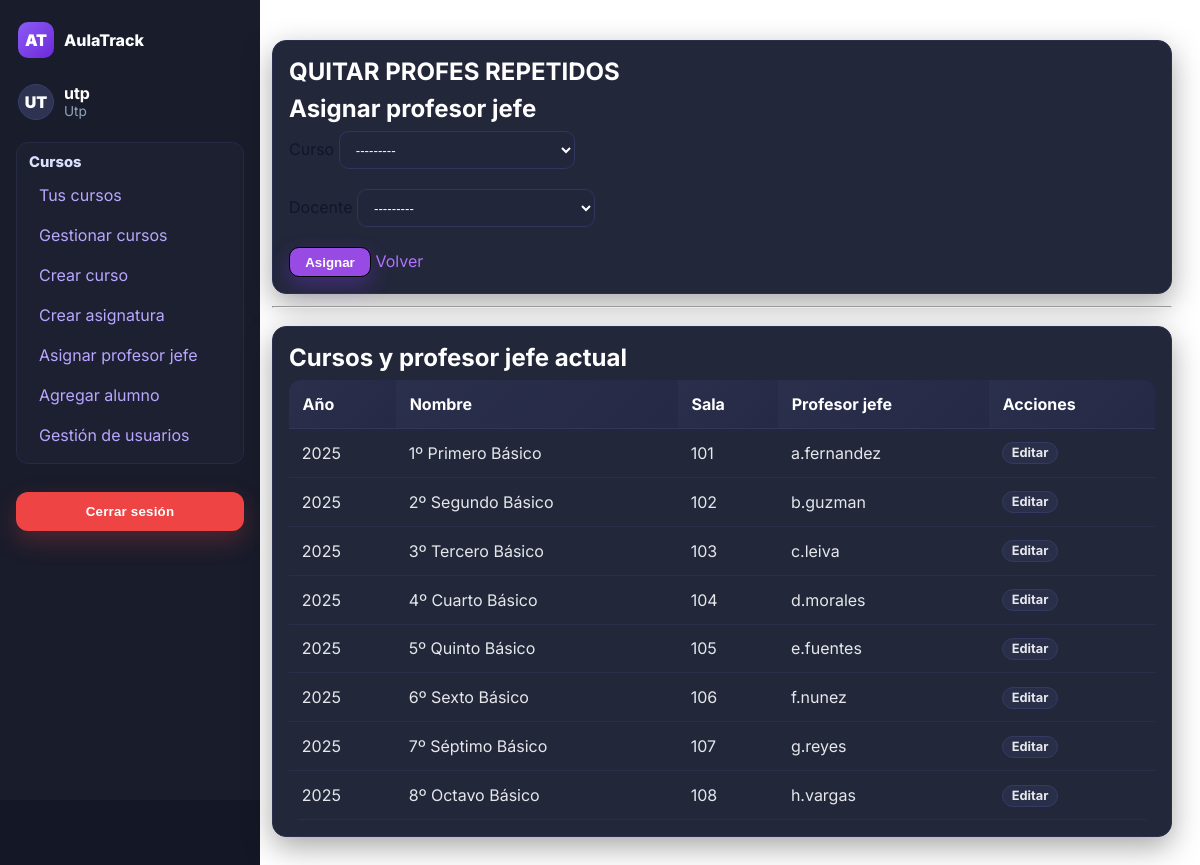
Page /asignar-profesor-jefe/ (signed in) on the committed database.
### usuarios/models.py (models this page shows)
class Usuario(AbstractUser):
    nombres = models.CharField(max_length=100)
    apellidos = models.CharField(max_length=100)
    rut = models.CharField(max_length=12, unique=True, validators=[rut_validator])
    ROLE_DOCENTE = 'docente'
    ROLE_UTP = 'utp'
    ROLE_INSPECTOR = 'inspector'
    ROLE_CHOICES = [
        (ROLE_DOCENTE, 'Docente'),
        (ROLE_UTP, 'UTP'),
        (ROLE_INSPECTOR, 'Inspector'),
    ]
    role = models.CharField(max_length=20, choices=ROLE_CHOICES)
    def __str__(self):
        return f"{self.username} - {self.nombres} {self.apellidos}"

class Curso(models.Model):
    año = models.CharField(max_length=15)
    nombre = models.CharField(max_length=30)
    sala = models.CharField(max_length=10)
    asignaturas = models.ManyToManyField('Asignatura', blank=True)
    profesor_jefe = models.ForeignKey(
        Usuario,
        on_delete=models.CASCADE,
        null=True,
        blank=True,
        limit_choices_to={'role': 'docente'},
        related_name='cursos_como_profesor_jefe'
    )
    def __str__(self):
        return f"{self.año} {self.nombre} - ({self.sala})"
    class Meta:
        constraints = [
            models.UniqueConstraint(
                Lower('año'), Lower('nombre'), Lower('sala'),
                name='uniq_curso_anio_nombre_sala_ci'
            )
        ]

### usuarios/views.py (the view)
# urls.py: path('asignar-profesor-jefe/', asignar_profesor_jefe, name='asignar_profesor_jefe'),
@user_passes_test(es_utp)
def asignar_profesor_jefe(request):
    initial_curso = None
    curso_id = request.GET.get("curso")
    if curso_id:
        initial_curso = get_object_or_404(Curso, id=curso_id)
    if request.method == "POST":
        form = AsignarProfesorJefeForm(request.POST)
        if form.is_valid():
            curso = form.cleaned_data["curso"]
            docente = form.cleaned_data["docente"]
            curso.profesor_jefe = docente
            curso.save(update_fields=["profesor_jefe"])
            messages.success(request, f"Se asignó a «{docente.username}» como profesor jefe de «{curso}».")
            return redirect("cursos_lista")
        messages.error(request, "Revisa los errores del formulario.")
    else:
        form = AsignarProfesorJefeForm(initial_curso=initial_curso)
    cursos = Curso.objects.select_related("profesor_jefe").order_by("año", "nombre")
    return render(request, "asignar_profesor_jefe.html", {"form": form, "cursos": cursos})

### usuarios/forms.py
class AsignarProfesorJefeForm(forms.Form):
    curso = forms.ModelChoiceField(
        queryset=Curso.objects.all().order_by('año', 'nombre'),
        label="Curso",
        widget=forms.Select(attrs={"class": "form-select"})
    )
    docente = forms.ModelChoiceField(
        queryset=Usuario.objects.filter(role='docente').order_by('username'),
        label="Docente (profesor jefe)",
        widget=forms.Select(attrs={"class": "form-select"})
    )
    def __init__(self, *args, **kwargs):
        initial_curso = kwargs.pop("initial_curso", None)
        super().__init__(*args, **kwargs)
        if initial_curso:
            self.fields["curso"].initial = initial_curso

### usuarios/views.py (called while the page is built)
def es_utp(user):
    return hasattr(user, 'role') and user.role == 'utp'

### usuarios/templates/asignar_profesor_jefe.html (shortened to what this page needs)
{% extends "base.html" %}
{% load static %}
{% block extra_css %}
<link rel="stylesheet" href="{% static 'css/asignar_profesor_jefe.css' %}">
{% endblock %}
{% block content %}
<div class="card">
  <h1>QUITAR PROFES REPETIDOS</h1>
  <h1>Asignar profesor jefe</h1>
  <form method="post" class="form">
    <div class="form-row">
      <label for="{{ form.curso.id_for_label }}">Curso</label>
      {{ form.curso }}
    </div>
    <br>
    <div class="form-row">
      <label for="{{ form.docente.id_for_label }}">Docente</label>
      {{ form.docente }}
    </div>
    <br>
    <div class="actions">
      <button type="submit" class="btn-primary">Asignar</button>
      <a href="{% url 'usuarios:cursos_lista' %}" class="btn-secondary">Volver</a>
    </div>
  </form>
</div>
<hr class="divider">
<div class="card large">
  <h2>Cursos y profesor jefe actual</h2>
  <div class="table-container">
    <table>
      <thead>
        <tr>
          <th>Año</th>
          <th>Nombre</th>
          <th>Sala</th>
          <th>Profesor jefe</th>
          <th>Acciones</th>
        </tr>
      </thead>
      <tbody>
        {% for c in cursos %}
          <tr>
            <td>{{ c.año }}</td>
            <td>{{ c.nombre }}</td>
            <td>{{ c.sala }}</td>
            <td>{{ c.profesor_jefe.username|default:"—" }}</td>
            <td><a href="{% url 'usuarios:asignar_profesor_jefe' %}?curso={{ c.id }}" class="chip">Editar</a></td>
          </tr>
        {% empty %}
          <tr>
            <td colspan="5">No hay cursos registrados.</td>
          </tr>
        {% endfor %}
      </tbody>
    </table>
  </div>
</div>
{% endblock %}

### usuarios/templates/base.html (shortened to what this page needs)
{% load static %}
<!DOCTYPE html>
<html lang="es">
<head>
    <link rel="stylesheet" href="{% static 'css/base.css' %}">
    {% block extra_css %}{% endblock %}
</head>
<body>
<main class="app">
    <aside class="sidebar" aria-label="Barra lateral">
        <div class="sidebar-top">
            <div class="brand">
                <div class="logo" aria-hidden="true">AT</div>
                <div class="name">AulaTrack</div>
            </div>
            {% if user.is_authenticated %}
            <div class="profile" aria-label="Perfil usuario">
                <div class="avatar" aria-hidden="true">
                    {{ user.username|slice:":2"|upper }}
                </div>
                <div>
                    <div class="docente">{{ user.username }}</div>
                    <div class="rol">{{ user.role|title|default:"Sin rol" }}</div>
                </div>
            </div>
            <nav aria-label="Menú principal" class="menu">
                <div class="nav-section">
                    <h4>Cursos</h4>
                    <ul>
                        <li><a href="{% url 'usuarios:home_page' %}">Tus cursos</a></li>
                        {% if user.role == "utp" %}
                            <li><a href="{% url 'usuarios:cursos_lista' %}">Gestionar cursos</a></li>
                            <li><a href="{% url 'usuarios:crear_curso' %}">Crear curso</a></li>
                            <li><a href="{% url 'usuarios:crear_asignatura' %}">Crear asignatura</a></li>
                            <li><a href="{% url 'usuarios:asignar_profesor_jefe' %}">Asignar profesor jefe</a></li>
                            <li><a href="{% url 'usuarios:agregar_alumno' %}">Agregar alumno</a></li>
                            <li><a href="{% url 'usuarios:gestion_usuario' %}">Gestión de usuarios</a></li>
                        {% elif user.role == "docente" %}
                            <li><a href="{% url 'usuarios:home_page' %}">Mis cursos</a></li>
                        {% elif user.role == "alumno" %}
                            <li><a href="{% url 'usuarios:home_page' %}">Mi inicio</a></li>
                        {% endif %}
                    </ul>
                </div>
            </nav>
            <div class="logout">
                <form method="post" action="{% url 'usuarios:logout' %}">
                    <button type="submit" class="logout-btn">Cerrar sesión</button>
                </form>
            </div>
            {% endif %}
        </div>
    </aside>
    <section class="main">
        <div class="content">
            {% block content %}{% endblock %}
        </div>
    </section>
</main>
</body>
</html>

### usuarios/static/css/base.css (style rules this page uses)
:root { --brand-300:#c084fc; --brand-400:#b072ff; --brand-500:#a855f7; --brand-600:#8b5cf6; --brand-700:#7c3aed; --brand-800:#6d28d9; --bg-900:#141725; --bg-800:#191c2b; --bg-700:#1f2333; --panel:#23273a; --panel-2:#2b3050; --txt-100:#f3f4f6; --txt-200:#e5e7eb; --txt-400:#cbd5e1; --txt-600:#94a3b8; --success:#22c55e; --warning:#f59e0b; --danger:#ef4444; --ring: rgba(168,85,247,.45); --shadow: 0 10px 30px rgba(0,0,0,.35); --radius: 14px; }
* { box-sizing:border-box }
html,body { height:100% }
body { margin:0; font-family: Inter, system-ui, -apple-system, Segoe UI, Roboto, Helvetica, Arial, sans-serif; color:var(--txt-200); background: var(--bg-900); }
a { color:var(--brand-400);text-decoration:none }
h1,h2,h3 { margin:0 0 .5rem;color:#fff }
.divider { height:1px;background:#2a2d45;margin:12px 0 18px }
.app { display:grid; grid-template-columns:260px 1fr; min-height:100vh; }
.main { background:var(--bg-700); padding:24px 28px 28px 12px; }
.content { max-width:none;width:100%;margin:0 }
.sidebar { background:var(--bg-800); color:var(--txt-200); width:260px; height:100vh; display:flex; flex-direction:column; padding:18px 16px; }
.sidebar-top { display:flex; flex-direction:column; gap:16px; flex:1; }
.brand { display:flex;align-items:center;gap:10px; font-weight:800;color:#fff;margin:4px 2px 4px; }
.brand .logo { width:36px;height:36px;display:grid;place-items:center;border-radius:10px; background:linear-gradient(135deg,var(--brand-600),var(--brand-800)); color:#fff;font-weight:900; }
.profile { display:flex;gap:10px;align-items:center; margin:6px 2px 2px; }
.profile .avatar { width:36px;height:36px;border-radius:999px;display:grid;place-items:center; background:#2f3352;color:#fff;font-weight:900;border:1px solid #3a3f6b; }
.profile .docente { color:#fff;font-weight:700;line-height:1.1 }
.profile .rol { color:var(--txt-600);font-size:.85rem }
.menu { margin-top:4px }
.nav-section { background:#1c2031; border:1px solid #262b45; border-radius:12px; padding:10px 12px; }
.nav-section h4 { margin:0 0 6px; color:#dbe2ff; font-weight:800; font-size:.92rem; }
.nav-section ul { list-style:none; margin:0; padding:0; display:grid; gap:4px; }
.nav-section a { display:block; padding:8px 10px; border-radius:10px; color:#b9a7ff; }
.logout { margin-top:12px; }
.sidebar .logout-btn { width:100%; padding:.75rem 1rem; border:0; border-radius:12px; background: var(--danger); color:#fff; font-weight:800; letter-spacing:.2px; cursor:pointer; transition: background .2s ease, transform .05s ease, box-shadow .2s ease; box-shadow:0 10px 24px rgba(239,68,68,.25); }
.card { background:var(--panel); border-radius:var(--radius); box-shadow:var(--shadow); border:1px solid #2b3050; padding:16px; }
.input, select { background:#22263b;border:1px solid #30365e;color:#fff; padding:.6rem .75rem;border-radius:10px;outline:0;transition:border .2s, box-shadow .2s; }
.topCta,.btn-primary { color:#fff;background:linear-gradient(135deg,var(--brand-600),var(--brand-700)); box-shadow:0 8px 20px rgba(124,58,237,.35); }
table { width:100%;border-collapse:collapse;border-radius:12px;overflow:hidden;background:transparent }
thead th { background:linear-gradient(135deg, #2a2f4b, #252946); color:#fff;text-align:left;padding:.85rem;border-bottom:1px solid #32365a;font-weight:700 }
tbody td { padding:.8rem;border-bottom:1px solid #2a2e4a;color:var(--txt-200) }
.chip { display:inline-flex; align-items:center; background:#2a2f49; color:#e5e7eb; border:1px solid #343a63; border-radius:999px; padding:.15rem .55rem; font-size:.8rem; font-weight:700; max-width: 240px; white-space: nowrap; overflow:hidden; text-overflow: ellipsis; }

### usuarios/static/css/asignar_profesor_jefe.css (style rules this page uses)
.main { background:#fff; color:#0f172a; }
.btn-primary { display: inline-flex; align-items: center; justify-content: center; height: 30px; padding: 0 0.95rem; border-radius: 10px; border: 1px solid #000000; background: #974be4; color: #ffffff; font-weight: 700; text-decoration: none; cursor: pointer; transition: background 0.3s ease, transform 0.2s ease; }
.form-row input, .form-row select { transition: border-color 0.3s ease, box-shadow 0.3s ease, transform 0.2s ease; cursor: pointer; }

### rows in the picture
Usuario: username "UT", username "utp", role "Utp"
Curso: año "2025", nombre "1º Primero Básico", sala "101", profesor_jefe.username "a.fernandez"
Curso: año "2025", nombre "2º Segundo Básico", sala "102", profesor_jefe.username "b.guzman"
Curso: año "2025", nombre "3º Tercero Básico", sala "103", profesor_jefe.username "c.leiva"
Curso: año "2025", nombre "4º Cuarto Básico", sala "104", profesor_jefe.username "d.morales"
Curso: año "2025", nombre "5º Quinto Básico", sala "105", profesor_jefe.username "e.fuentes"
Curso: año "2025", nombre "6º Sexto Básico", sala "106", profesor_jefe.username "f.nunez"
Curso: año "2025", nombre "7º Séptimo Básico", sala "107", profesor_jefe.username "g.reyes"
Curso: año "2025", nombre "8º Octavo Básico", sala "108", profesor_jefe.username "h.vargas"
